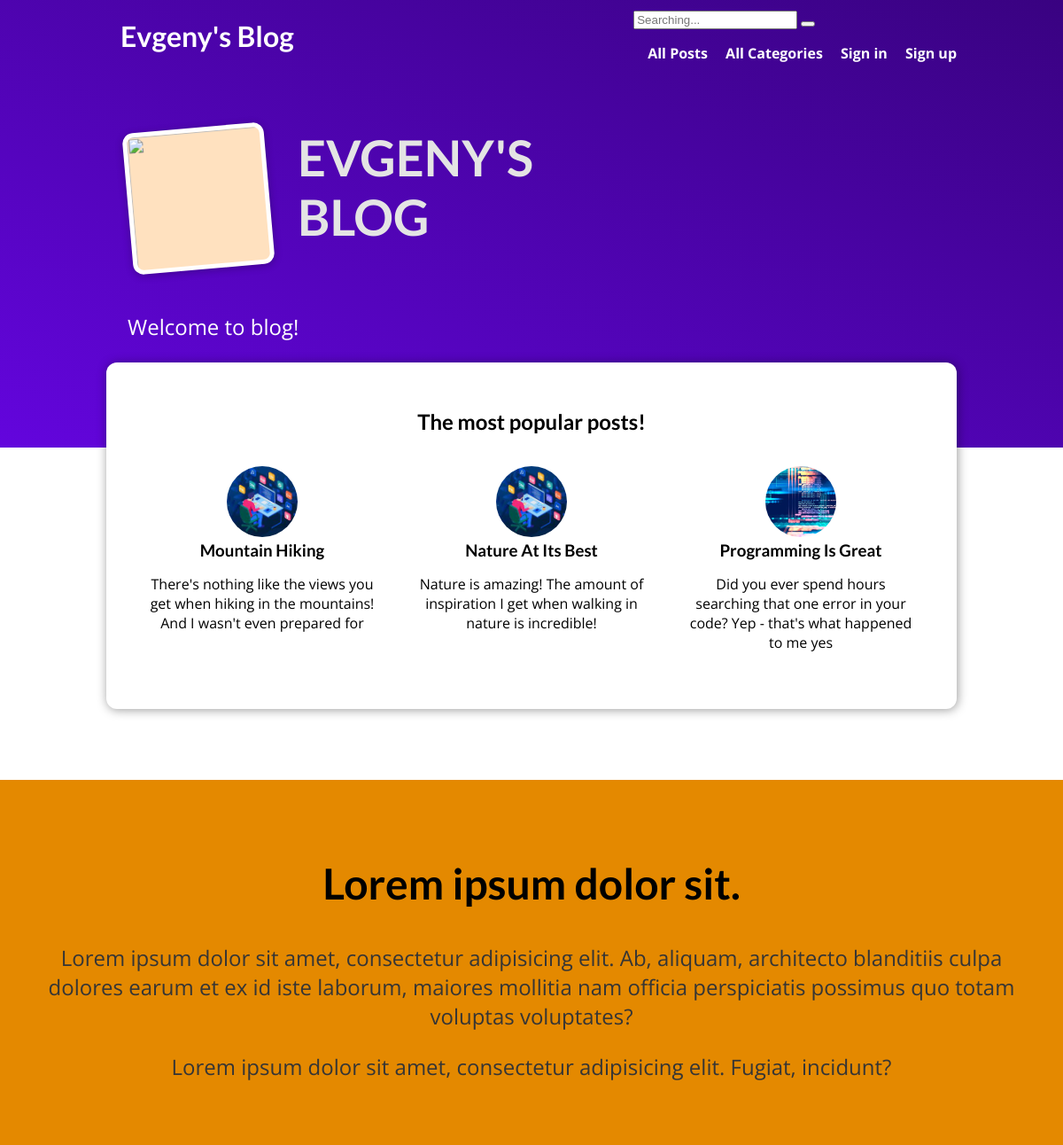
The app's page /, older data.
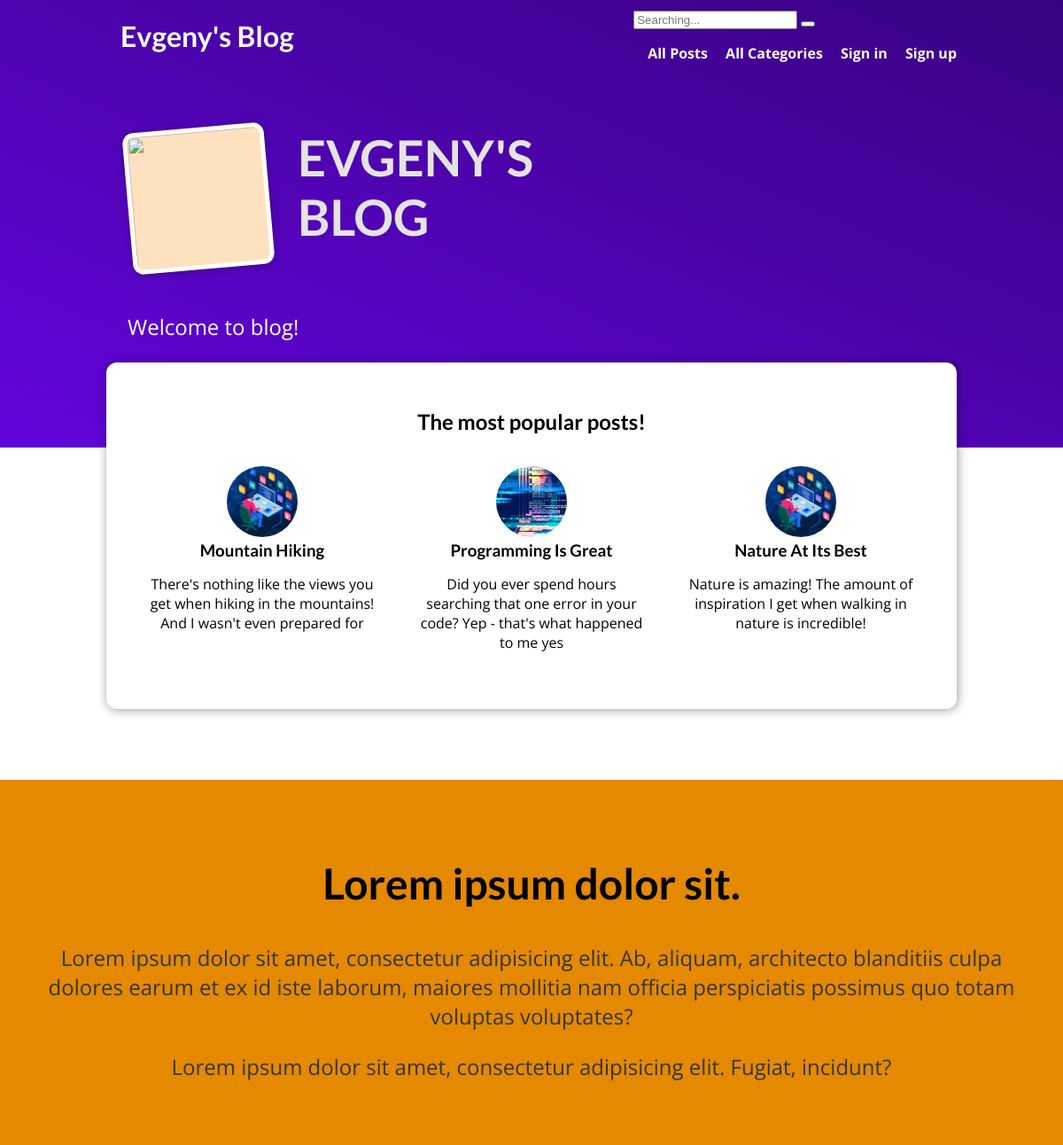
The same page, newer data.
### blog/models.py (models this page shows, shortened)
class Post(models.Model):
    title = models.CharField(max_length=20)
    views = models.IntegerField(default=0)
    excerpt = models.CharField(max_length=100)
    image = models.ImageField(upload_to='posts', null=True)
    date = models.DateField(auto_now=True)
    time = models.TimeField(auto_now=True, null=True)
    slug = models.SlugField(unique=True)
    content = models.TextField(validators=[MinLengthValidator(10)])
    author = models.ForeignKey(Author, on_delete=models.SET_NULL, null=True, related_name="posts")
    tags = models.ManyToManyField(Tag)

### blog/views.py (the view)
# urls.py: path('', views.StartingPageView.as_view(), name='starting-page'),
class StartingPageView(ListView):
    template_name = 'blog/index.html'
    model = Post
    ordering = ['-views']
    context_object_name = 'posts'
    def get_queryset(self):
        queryset = super().get_queryset()
        data = queryset[:3]
        return data

### blog/templates/blog/index.html (shortened to what this page needs)
{% extends 'base.html' %}
{% load static %}
{% block css_files %}
    <link rel="stylesheet" href="{% static 'blog/index.css' %}">
{% endblock %}
{% block content%}
    <section id="welcome">
        <header>
            <img src="{% static 'blog/images/avatar.jpeg' %}">
            <h2>EVGENY'S BLOG</h2>
        </header>
        <p>Welcome to blog!</p>
    </section>
    <section id="latest-posts">
        <h2>The most popular posts!</h2>
        <ul>
            {% for post in posts %}
                {% include 'blog/includes/post.html' %}
            {% endfor %}
        </ul>
    </section>
    <section id="about">
        <h2>Lorem ipsum dolor sit.</h2>
        <p>Lorem ipsum dolor sit amet, consectetur adipisicing elit. Ab, aliquam, architecto blanditiis culpa
            dolores earum et ex id iste laborum, maiores mollitia nam officia perspiciatis possimus quo totam
            voluptas voluptates?</p>
        <p>Lorem ipsum dolor sit amet, consectetur adipisicing elit. Fugiat, incidunt?</p>
    </section>
{% endblock %}

### blog/templates/blog/includes/post.html
{% load static %}
{% block css_files%}
    <link rel="stylesheet" href="{% static 'blog/post.css'%}">
{% endblock %}
<li>
    <article class="post">
        <a href="{% url 'post-detail-page' post.slug %}">
            <img src="{{ post.image.url }}">
            <div class="post__content">
                <h3>{{ post.title }}</h3>
                <p>{{ post.excerpt }}</p>
            </div>
        </a>
    </article>
</li>

Row changes from the older to the newer data that the page shows:
changed Post "Programming Is Great": moves up the list
